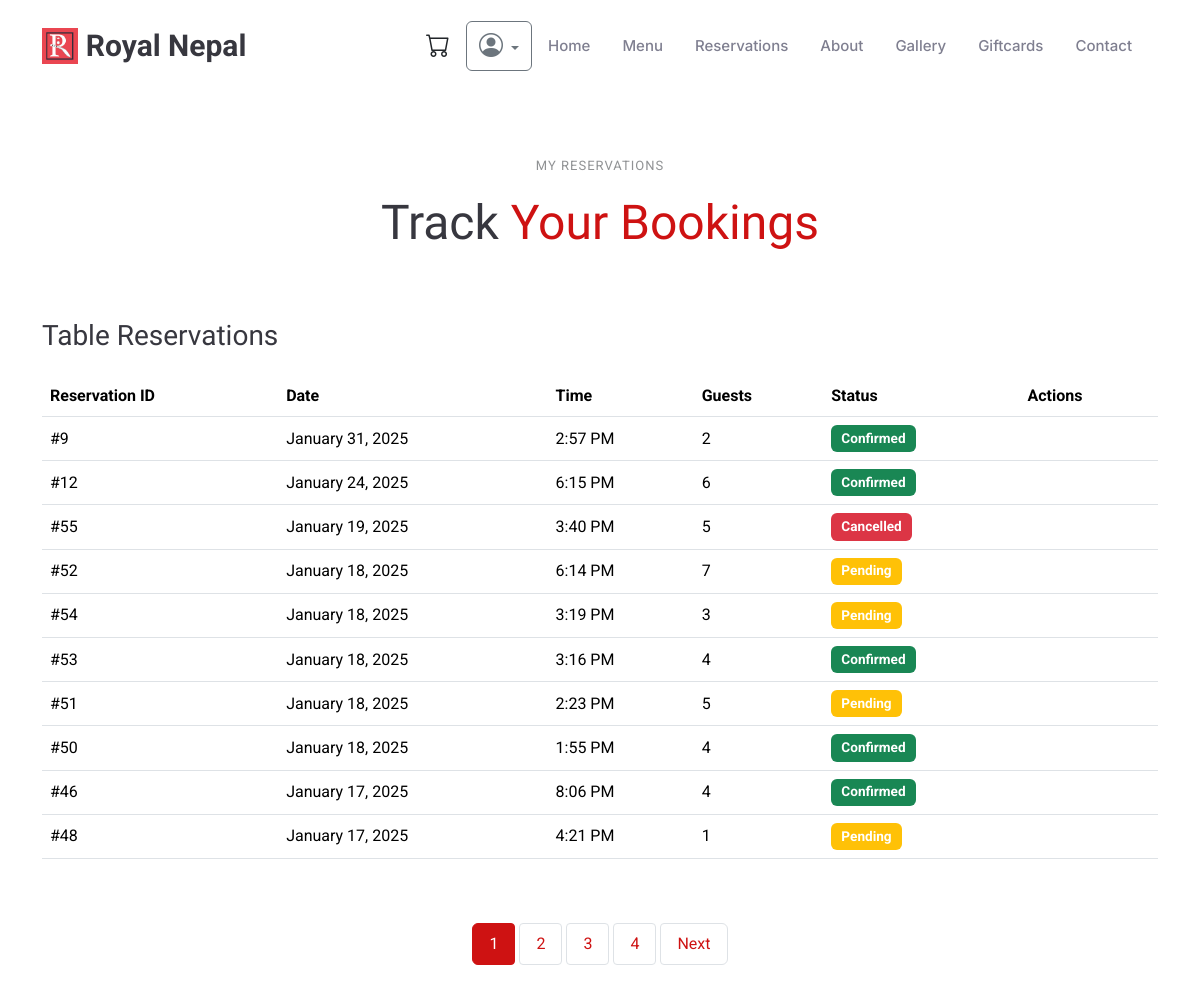
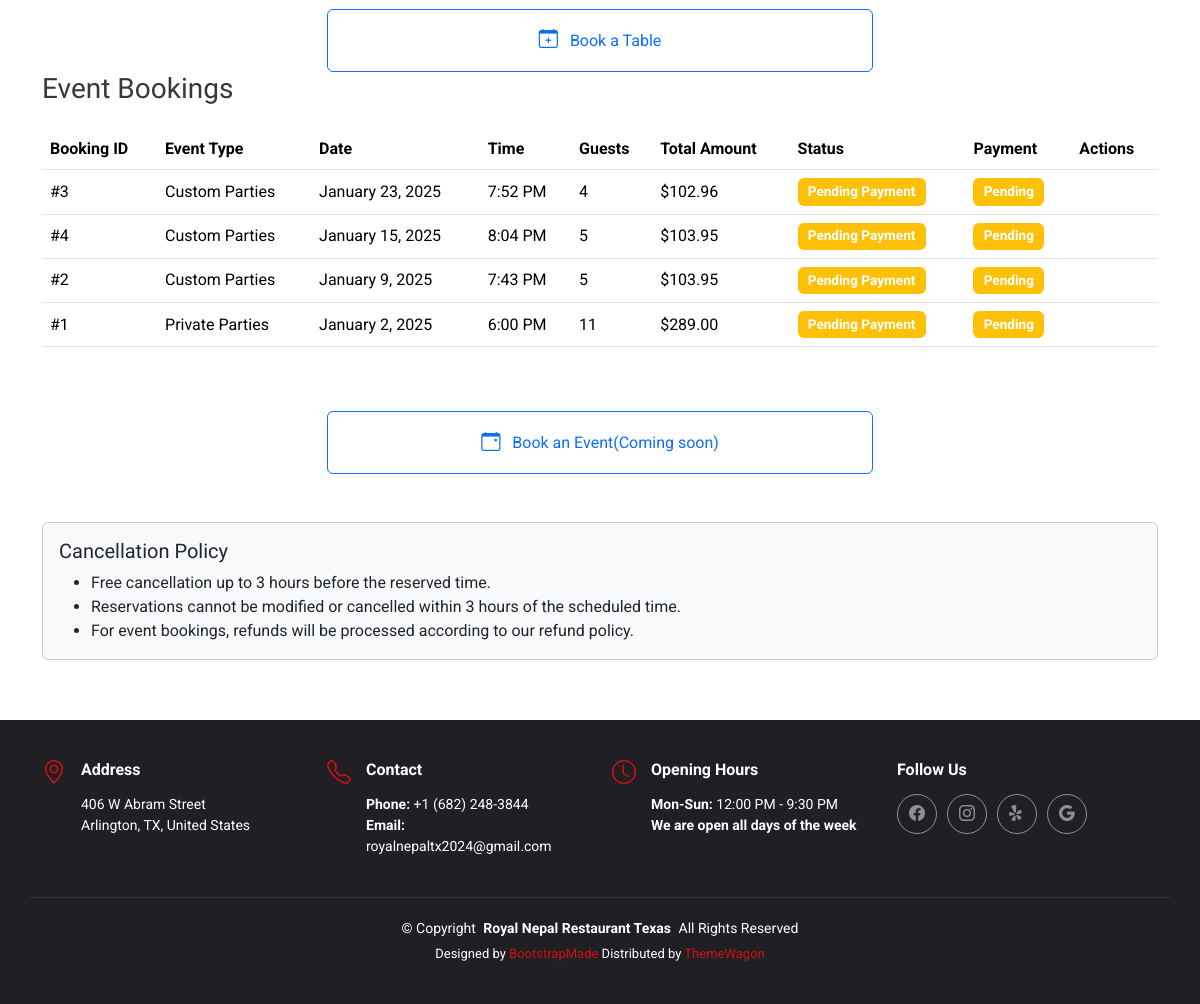
The app's page /reservations/my-reservations/ (signed in) with its own data (2 pictures, top to bottom).
### reservations/models.py (models this page shows, shortened)
class Reservation(models.Model):
    STATUS_CHOICES = [
        ('pending', 'Pending'),
        ('confirmed', 'Confirmed'),
        ('rejected', 'Rejected'),  # Added new status
        ('cancelled', 'Cancelled')
    ]
    ARRIVAL_STATUS_CHOICES = [
        ('not_arrived', 'Not yet Arrived'),
        ('seated', 'Seated'),
        ('no_show', 'No Show')
    ]
    user = models.ForeignKey(User, on_delete=models.CASCADE, related_name='reservations')
    name = models.CharField(max_length=100)
    email = models.EmailField()
    phone = models.CharField(max_length=20)
    date = models.DateField()
    time = models.TimeField()
    guests = models.PositiveIntegerField()
    special_request = models.TextField(blank=True)
    status = models.CharField(max_length=20, choices=STATUS_CHOICES, default='pending')
    arrival_status = models.CharField(
        max_length=20,
        choices=ARRIVAL_STATUS_CHOICES,
        default='not_arrived'
    )
    is_manual_entry = models.BooleanField(default=False)  # New field for staff-created reservations
    created_at = models.DateTimeField(auto_now_add=True)
    updated_at = models.DateTimeField(auto_now=True)
    class Meta:
        ordering = ['date', 'time']  # Changed to ascending order for dashboard display
    def can_modify(self):
        reservation_datetime = timezone.make_aware(
            timezone.datetime.combine(self.date, self.time)
        )
        return timezone.now() <= (reservation_datetime - timedelta(hours=3))

class EventBooking(models.Model):
    STATUS_CHOICES = [
        ('pending', 'Pending Payment'),
        ('confirmed', 'Confirmed'),
        ('cancelled', 'Cancelled')
    ]
    user = models.ForeignKey(User, on_delete=models.CASCADE, related_name='event_bookings')
    event_type = models.ForeignKey(EventType, on_delete=models.CASCADE)
    name = models.CharField(max_length=100)
    email = models.EmailField()
    phone = models.CharField(max_length=20)
    date = models.DateField()
    time = models.TimeField()
    guests = models.PositiveIntegerField()
    special_request = models.TextField(blank=True)
    status = models.CharField(max_length=20, choices=STATUS_CHOICES, default='confirmed')
    total_amount = models.DecimalField(max_digits=10, decimal_places=2)
    payment_status = models.CharField(
        max_length=20,
        choices=[('pending', 'Pending'), ('paid', 'Paid')],
        default='pending'
    )
    created_at = models.DateTimeField(auto_now_add=True)
    updated_at = models.DateTimeField(auto_now=True)
    def can_modify(self):
        event_datetime = timezone.make_aware(
            timezone.datetime.combine(self.date, self.time)
        )
        return timezone.now() <= (event_datetime - timedelta(hours=3))

class EventType(models.Model):
    name = models.CharField(max_length=100)
    description = models.TextField()
    base_price = models.DecimalField(max_digits=10, decimal_places=2)
    max_capacity = models.PositiveIntegerField()

### reservations/views.py (the view)
# urls.py: path('my-reservations/', views.my_reservations, name='my_reservations'),
@login_required
def my_reservations(request):
    table_reservations_list = Reservation.objects.filter(user=request.user).order_by('-date', '-time')
    event_bookings_list = EventBooking.objects.filter(user=request.user).order_by('-date', '-time')
    table_paginator = Paginator(table_reservations_list, 10)
    table_page = request.GET.get('table_page')
    try:
        table_reservations = table_paginator.page(table_page)
    except PageNotAnInteger:
        table_reservations = table_paginator.page(1)
    except EmptyPage:
        table_reservations = table_paginator.page(table_paginator.num_pages)
    event_paginator = Paginator(event_bookings_list, 10)
    event_page = request.GET.get('event_page')
    try:
        event_bookings = event_paginator.page(event_page)
    except PageNotAnInteger:
        event_bookings = event_paginator.page(1)
    except EmptyPage:
        event_bookings = event_paginator.page(event_paginator.num_pages)
    table_page_param = f'table_page={table_reservations.number}' if table_reservations else ''
    event_page_param = f'event_page={event_bookings.number}' if event_bookings else ''
    return render(request, 'reservations/my_reservations.html', {
        'table_reservations': table_reservations,
        'event_bookings': event_bookings,
        'now': timezone.now(),
        'table_page_param': table_page_param,
        'event_page_param': event_page_param
})

### reservations/templates/reservations/my_reservations.html (shortened to what this page needs)
{% extends 'base.html' %}
{% load static %}
{% block content %}
<section class="my-reservations-section section">
    <div class="container">
        <div class="section-title" data-aos="fade-up">
            <h2>My Reservations</h2>
            <p><span>Track</span> <span class="description-title">Your Bookings</span></p>
        </div>
        <div class="table-reservations mb-5" data-aos="fade-up">
            <h3 class="mb-4">Table Reservations</h3>
            {% if table_reservations %}
                <div class="table-responsive">
                    <table class="table">
                        <thead>
                            <tr>
                                <th>Reservation ID</th>
                                <th>Date</th>
                                <th>Time</th>
                                <th>Guests</th>
                                <th>Status</th>
                                <th>Actions</th>
                            </tr>
                        </thead>
                        <tbody>
                            {% for reservation in table_reservations %}
                            <tr>
                                <td>#{{ reservation.id }}</td>
                                <td>{{ reservation.date|date:"F j, Y" }}</td>
                                <td>{{ reservation.time|time:"g:i A" }}</td>
                                <td>{{ reservation.guests }}</td>
                                <td>
                                    <span class="badge {% if reservation.status == 'confirmed' %}bg-success
                                               {% elif reservation.status == 'cancelled' %}bg-danger
                                               {% else %}bg-warning{% endif %}">
                                        {{ reservation.get_status_display }}
                                    </span>
                                </td>
                                <td>
                                </td>
                            </tr>
                            {% endfor %}
                        </tbody>
                    </table>
                </div>
            {% else %}
                <div class="text-center py-4">
                    <p>No table reservations found.</p>
                    <a href="{% url 'reservations:book_table' %}" class="btn btn-primary">Book a Table</a>
                </div>
            {% endif %}
        </div>
        {% include 'includes/pagination_style.html' with items=table_reservations page_param='table_page' extra_param=event_page_param %}
        <div class="booking-actions text-center mt-5">
            <div class="row justify-content-center">
                <div class="col-md-6">
                    <div class="d-grid gap-3">
                        <a href="{% url 'reservations:book_table' %}" class="btn btn-outline-primary">
                            <i class="bi bi-calendar-plus"></i> Book a Table
                        </a>
                    </div>
                </div>
            </div>
        </div>
        <div class="event-bookings" data-aos="fade-up">
            <h3 class="mb-4">Event Bookings</h3>
            {% if event_bookings %}
                <div class="table-responsive">
                    <table class="table">
                        <thead>
                            <tr>
                                <th>Booking ID</th>
                                <th>Event Type</th>
                                <th>Date</th>
                                <th>Time</th>
                                <th>Guests</th>
                                <th>Total Amount</th>
                                <th>Status</th>
                                <th>Payment</th>
                                <th>Actions</th>
                            </tr>
                        </thead>
                        <tbody>
                            {% for booking in event_bookings %}
                            <tr>
                                <td>#{{ booking.id }}</td>
                                <td>{{ booking.event_type.name }}</td>
                                <td>{{ booking.date|date:"F j, Y" }}</td>
                                <td>{{ booking.time|time:"g:i A" }}</td>
                                <td>{{ booking.guests }}</td>
                                <td>${{ booking.total_amount }}</td>
                                <td>
                                    <span class="badge {% if booking.status == 'confirmed' %}bg-success
                                               {% elif booking.status == 'cancelled' %}bg-danger
                                               {% else %}bg-warning{% endif %}">
                                        {{ booking.get_status_display }}
                                    </span>
                                </td>
                                <td>
                                    <span class="badge {% if booking.payment_status == 'paid' %}bg-success
                                               {% else %}bg-warning{% endif %}">
                                        {{ booking.get_payment_status_display }}
                                    </span>
                                </td>
                                <td>
                                </td>
                            </tr>
                            {% endfor %}
                        </tbody>
                    </table>
                </div>
            {% else %}
                <div class="text-center py-4">
                    <p>No event bookings found.</p>
                    <a href="{% url 'reservations:book_event' %}" class="btn btn-primary">Book an Event</a>
                </div>
            {% endif %}
        </div>
        <div class="booking-actions text-center mt-5">
            <div class="row justify-content-center">
                <div class="col-md-6">
                    <div class="d-grid gap-3">
                        <a href="{% url 'reservations:book_table' %}" class="btn btn-outline-primary">
                            <i class="bi bi-calendar-event"></i> Book an Event(Coming soon)
                        </a>
                    </div>
                </div>
            </div>
        </div>
        <div class="cancellation-policy mt-5">
            <div class="card bg-light">
                <div class="card-body">
                    <h5 class="card-title">Cancellation Policy</h5>
                    <ul class="mb-0">
                        <li>Free cancellation up to 3 hours before the reserved time.</li>
                        <li>Reservations cannot be modified or cancelled within 3 hours of the scheduled time.</li>
                        <li>For event bookings, refunds will be processed according to our refund policy.</li>
                    </ul>
                </div>
            </div>
        </div>
    </div>
</section>
{% endblock %}

### static/css/main.css (style rules this page uses)
:root { --default-font: "Roboto", system-ui, -apple-system, "Segoe UI", Roboto, "Helvetica Neue", Arial, "Noto Sans", "Liberation Sans", sans-serif, "Apple Color Emoji", "Segoe UI Emoji", "Segoe UI Symbol", "Noto Color Emoji"; --heading-font: "Amatic SC", sans-serif; --nav-font: "Inter", sans-serif; }
:root { --background-color: #ffffff; --default-color: #212529; --heading-color: #37373f; --accent-color: #ce1212; --surface-color: #ffffff; --contrast-color: #ffffff; }
:root { --nav-color: #7f7f90; --nav-hover-color: #ce1212; --nav-mobile-background-color: #ffffff; --nav-dropdown-background-color: #ffffff; --nav-dropdown-color: #7f7f90; --nav-dropdown-hover-color: #ce1212; }
:root { scroll-behavior: smooth; }
body { color: var(--default-color); background-color: var(--background-color); font-family: var(--default-font); }
a { color: var(--accent-color); text-decoration: none; transition: 0.3s; }
h1, h2, h3, h4, h5, h6 { color: var(--heading-color); font-family: var(--heading-font); }
section, .section { color: var(--default-color); background-color: var(--background-color); padding: 60px 0; scroll-margin-top: 92px; overflow: clip; }
.section-title { text-align: center; padding-bottom: 60px; position: relative; }
.section-title h2 { font-size: 13px; letter-spacing: 1px; font-weight: 400; padding: 0; margin: 0; color: color-mix(in srgb, var(--default-color), transparent 50%); display: inline-block; text-transform: uppercase; font-family: var(--default-font); }
.section-title p { color: var(--heading-color); margin: 10px 0 0 0; font-size: 48px; font-weight: 500; font-family: var(--heading-font); }
.section-title p .description-title { color: var(--accent-color); }

### reservations/templates/reservations/my_reservations.html (style rules this page uses)
.badge { font-size: 0.85em; padding: 0.5em 0.75em; }
.table td { vertical-align: middle; }
.booking-actions .btn { padding: 1rem; }
.booking-actions .bi { font-size: 1.2rem; margin-right: 0.5rem; }

### records on screen
Reservation: id "9", date "January 31, 2025", time "2:57 PM", guests "2", status "Confirmed"
Reservation: id "12", date "January 24, 2025", time "6:15 PM", guests "6", status "Confirmed"
Reservation: id "55", date "January 19, 2025", time "3:40 PM", guests "5", status "Cancelled"
Reservation: id "52", date "January 18, 2025", time "6:14 PM", guests "7", status "Pending"
Reservation: id "54", date "January 18, 2025", time "3:19 PM", guests "3", status "Pending"
Reservation: id "53", date "January 18, 2025", time "3:16 PM", guests "4", status "Confirmed"
Reservation: id "51", date "January 18, 2025", time "2:23 PM", guests "5", status "Pending"
Reservation: id "50", date "January 18, 2025", time "1:55 PM", guests "4", status "Confirmed"
Reservation: id "46", date "January 17, 2025", time "8:06 PM", guests "4", status "Confirmed"
Reservation: id "48", date "January 17, 2025", time "4:21 PM", guests "1", status "Pending"
EventBooking: id "3", event_type.name "Custom Parties", date "January 23, 2025", time "7:52 PM", guests "4", total_amount "102.96", status "Pending Payment", payment_status "Pending"
EventBooking: id "4", event_type.name "Custom Parties", date "January 15, 2025", time "8:04 PM", guests "5", total_amount "103.95", status "Pending Payment", payment_status "Pending"
EventBooking: id "2", event_type.name "Custom Parties", date "January 9, 2025", time "7:43 PM", guests "5", total_amount "103.95", status "Pending Payment", payment_status "Pending"
EventBooking: id "1", event_type.name "Private Parties", date "January 2, 2025", time "6:00 PM", guests "11", total_amount "289.00", status "Pending Payment", payment_status "Pending"

### other values on screen
{{ num }} "1"
{{ num }} "2" "3" "4"
